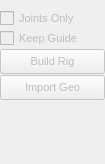
            <widget class="QWidget" name="page_2">
             <property name="geometry">
              <rect>
               <x>0</x>
               <y>0</y>
               <width>105</width>
               <height>164</height>
              </rect>
             </property>
             <property name="font">
              <font>
               <pointsize>8</pointsize>
               <weight>50</weight>
               <bold>false</bold>
              </font>
             </property>
             <attribute name="label">
              <string>3. Build</string>
             </attribute>
             <layout class="QVBoxLayout" name="verticalLayout_3">
              <property name="spacing">
               <number>1</number>
              </property>
              <property name="leftMargin">
               <number>0</number>
              </property>
              <property name="topMargin">
               <number>9</number>
              </property>
              <property name="rightMargin">
               <number>0</number>
              </property>
              <property name="bottomMargin">
               <number>0</number>
              </property>
              <item>
               <widget class="QCheckBox" name="checkBoxDebug">
                <property name="enabled">
                 <bool>false</bool>
                </property>
                <property name="minimumSize">
                 <size>
                  <width>105</width>
                  <height>0</height>
                 </size>
                </property>
                <property name="maximumSize">
                 <size>
                  <width>105</width>
                  <height>16777215</height>
                 </size>
                </property>
                <property name="text">
                 <string>Joints Only</string>
                </property>
               </widget>
              </item>
              <item>
               <widget class="QCheckBox" name="checkBoxKeepGuide">
                <property name="enabled">
                 <bool>false</bool>
                </property>
                <property name="minimumSize">
                 <size>
                  <width>105</width>
                  <height>0</height>
                 </size>
                </property>
                <property name="maximumSize">
                 <size>
                  <width>105</width>
                  <height>16777215</height>
                 </size>
                </property>
                <property name="text">
                 <string>Keep Guide</string>
                </property>
               </widget>
              </item>
              <item>
               <widget class="QPushButton" name="btnRigBuild">
                <property name="enabled">
                 <bool>false</bool>
                </property>
                <property name="sizePolicy">
                 <sizepolicy hsizetype="Fixed" vsizetype="Fixed">
                  <horstretch>0</horstretch>
                  <verstretch>0</verstretch>
                 </sizepolicy>
                </property>
                <property name="minimumSize">
                 <size>
                  <width>105</width>
                  <height>25</height>
                 </size>
                </property>
                <property name="maximumSize">
                 <size>
                  <width>105</width>
                  <height>25</height>
                 </size>
                </property>
                <property name="font">
                 <font>
                  <pointsize>8</pointsize>
                  <weight>50</weight>
                  <bold>false</bold>
                 </font>
                </property>
                <property name="text">
                 <string>Build Rig</string>
                </property>
               </widget>
              </item>
              <item>
               <widget class="QPushButton" name="btnImportGeoBuild">
                <property name="enabled">
                 <bool>false</bool>
                </property>
                <property name="sizePolicy">
                 <sizepolicy hsizetype="Fixed" vsizetype="Fixed">
                  <horstretch>105</horstretch>
                  <verstretch>25</verstretch>
                 </sizepolicy>
                </property>
                <property name="minimumSize">
                 <size>
                  <width>105</width>
                  <height>25</height>
                 </size>
                </property>
                <property name="maximumSize">
                 <size>
                  <width>105</width>
                  <height>25</height>
                 </size>
                </property>
                <property name="text">
                 <string>Import Geo</string>
                </property>
               </widget>
              </item>
              <item>
               <spacer name="verticalSpacer_4">
                <property name="orientation">
                 <enum>Qt::Vertical</enum>
                </property>
                <property name="sizeHint" stdset="0">
                 <size>
                  <width>20</width>
                  <height>40</height>
                 </size>
                </property>
               </spacer>
              </item>
             </layout>
            </widget>
